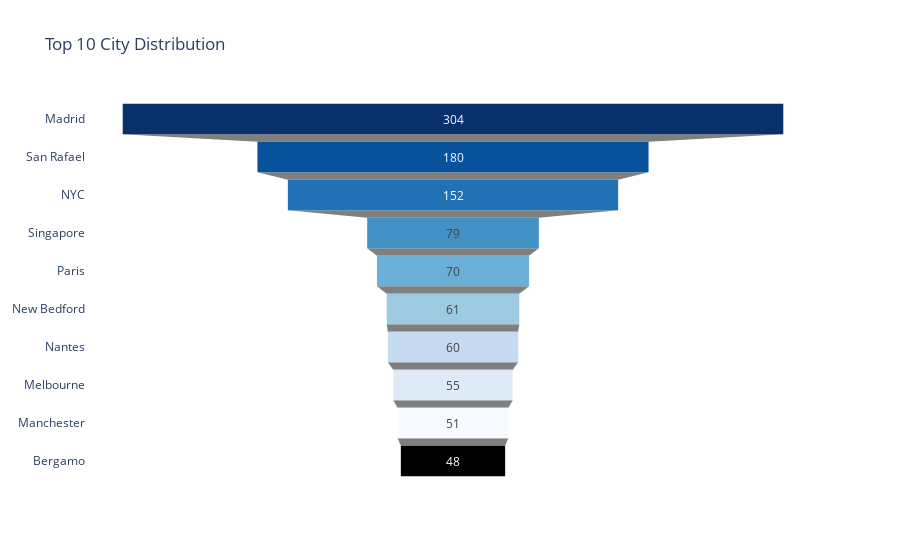

The notebook cell this image was saved under:
### Code cell
#Top 10 cidades

city_counts = df['CITY'].value_counts()[:10]
fig = go.Figure(go.Funnel(    y=city_counts.index,
    x=city_counts.values,      textinfo='value',
    marker={'color': px.colors.sequential.Blues_r} ))
fig.update_layout(title_text='Top 10 City Distribution', template='plotly_white')
fig.show()

### Figure 1 — Plotly figure (JSON) as saved in the notebook; plotly's stock layout.template omitted (floating-point values rounded to 4 significant figures)
{"data": [{"marker": {"color": ["rgb(8,48,107)", "rgb(8,81,156)", "rgb(33,113,181)", "rgb(66,146,198)", "rgb(107,174,214)", "rgb(158,202,225)", "rgb(198,219,239)", "rgb(222,235,247)", "rgb(247,251,255)"]}, "textinfo": "value", "type": "funnel", "x": [304, 180, 152, 79, 70, 61, 60, 55, 51, 48], "y": ["Madrid", "San Rafael", "NYC", "Singapore", "Paris", "New Bedford", "Nantes", "Melbourne", "Manchester", "Bergamo"]}], "layout": {"title": {"text": "Top 10 City Distribution"}}}
